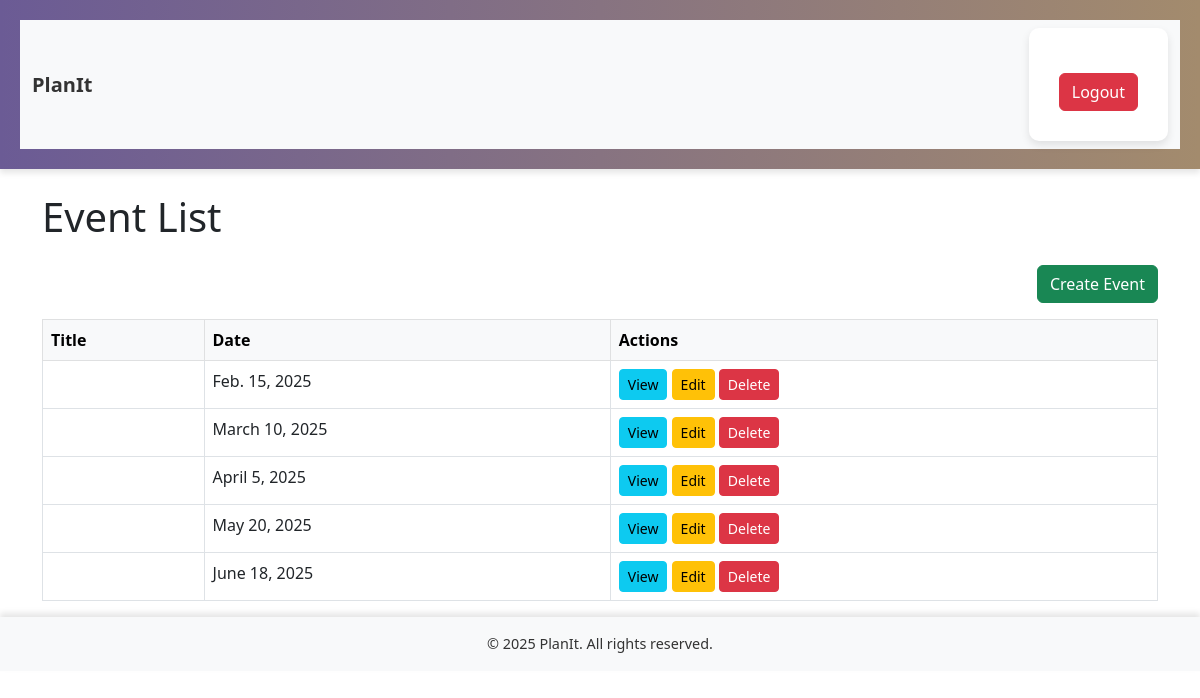
Screenshot of /list/ (signed in) with the database file from the repository.
### events/models.py (models this page shows, shortened)
class Event(models.Model):
    name = models.CharField(max_length=255)
    description = models.TextField(max_length=500)
    location = models.CharField(max_length=300)
    date = models.DateField()
    time = models.TimeField()
    created_by = models.ForeignKey(User, on_delete=models.CASCADE)
    category = models.CharField(max_length=100, blank=True, null=True)

### events/views.py (the view)
# urls.py: path('list/', views.event_list, name='event_list'),
@login_required
def event_list(request):
    events = Event.objects.filter(created_by=request.user)
    return render(request, 'events/event_list.html', {'events': events})

### events/templates/events/event_list.html
{% extends 'base.html' %}
{% block content %}
<h1 class="mb-4">Event List</h1>
<div class="d-flex justify-content-end mb-3">
    <a href="{% url 'create_event' %}" class="btn btn-success">Create Event</a>
</div>
<table class="table table-bordered">
    <thead class="table-light">
        <tr>
            <th>Title</th>
            <th>Date</th>
            <th>Actions</th>
        </tr>
    </thead>
    <tbody>
        {% for event in events %}
        <tr>
            <td>{{ event.title }}</td>
            <td>{{ event.date }}</td>
            <td>
                <a href="{% url 'event_detail' event.pk %}" class="btn btn-info btn-sm">View</a>
                <a href="{% url 'event_update' event.pk %}" class="btn btn-warning btn-sm">Edit</a>
                <a href="{% url 'event_delete' event.pk %}" class="btn btn-danger btn-sm">Delete</a>
            </td>
        </tr>
        {% endfor %}
    </tbody>
</table>
{% endblock %}

### static/css/style.css (style rules this page uses)
body { background-color: #f8f5f2; font-family: 'Arial', sans-serif; color: #333; margin: 0; padding: 0; }
.btn { border-radius: 8px; padding: 10px 15px; transition: all 0.3s ease-in-out; }

### rows the page displays
Event: date "Feb. 15, 2025"
Event: date "March 10, 2025"
Event: date "April 5, 2025"
Event: date "May 20, 2025"
Event: date "June 18, 2025"
